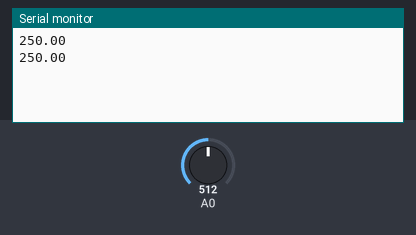
The sketch below on a simulated Arduino Uno, built with avr-gcc and run on an emulated ATmega328P. Shown: the last lines printed to the serial monitor. The test bench sets the inputs (shaded band); at power-on: A0 = 512.

Above: at 1.8 s.
1.9 s: A0 set to 716
At 2.6 s:
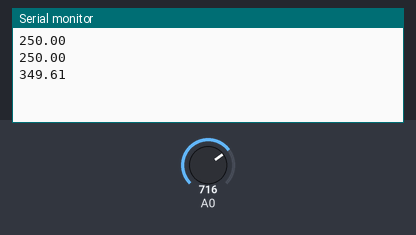
3.4 s: A0 set to 900
At 4.8 s:
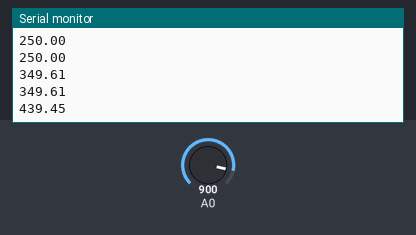
Timing chart, 0 to 6.4 s (numbered marks = the images above; inputs shaded):
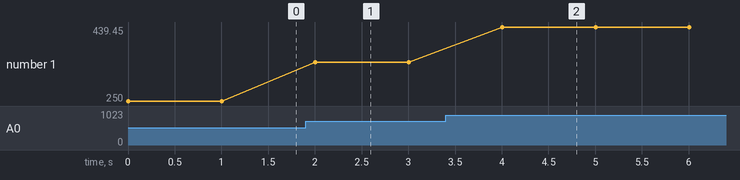

Measured:
- after the input at 1.9 s, the serial monitor: prints a new line after 0.10 s (image 1)
- after the input at 3.4 s, the serial monitor: prints a new line after 0.60 s (image 2)
- plotted number 1: 250 → 349.61 after the input at 1.9 s, 349.61 → 439.45 after the input at 3.4 s

The sketch:

lm35dz_sample.ino
```cpp
float analogIn;
float temp = 0;

void setup(){
  Serial.begin(9600);
}

void loop(){
  analogIn=analogRead(0);     // A0ピンからセンサ値を取得
  temp=((5*analogIn)/1024)*100;     // センサ値を摂氏に換算
  Serial.println(temp);     // シリアルモニタに表示
  delay(1000);      // 1000ms待機
}
```
